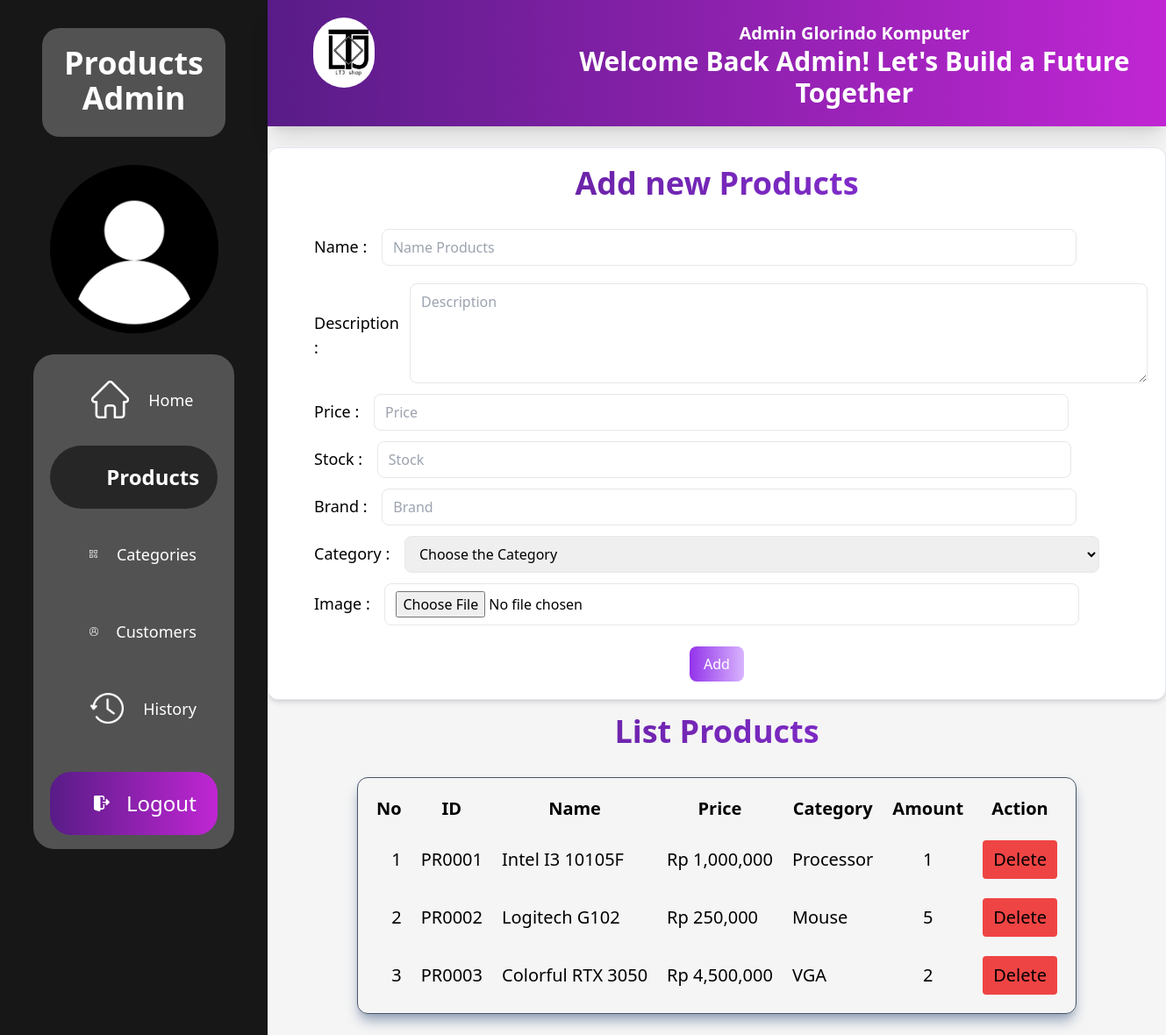
Page /productsAdmin.php (signed in) on the earlier database version.
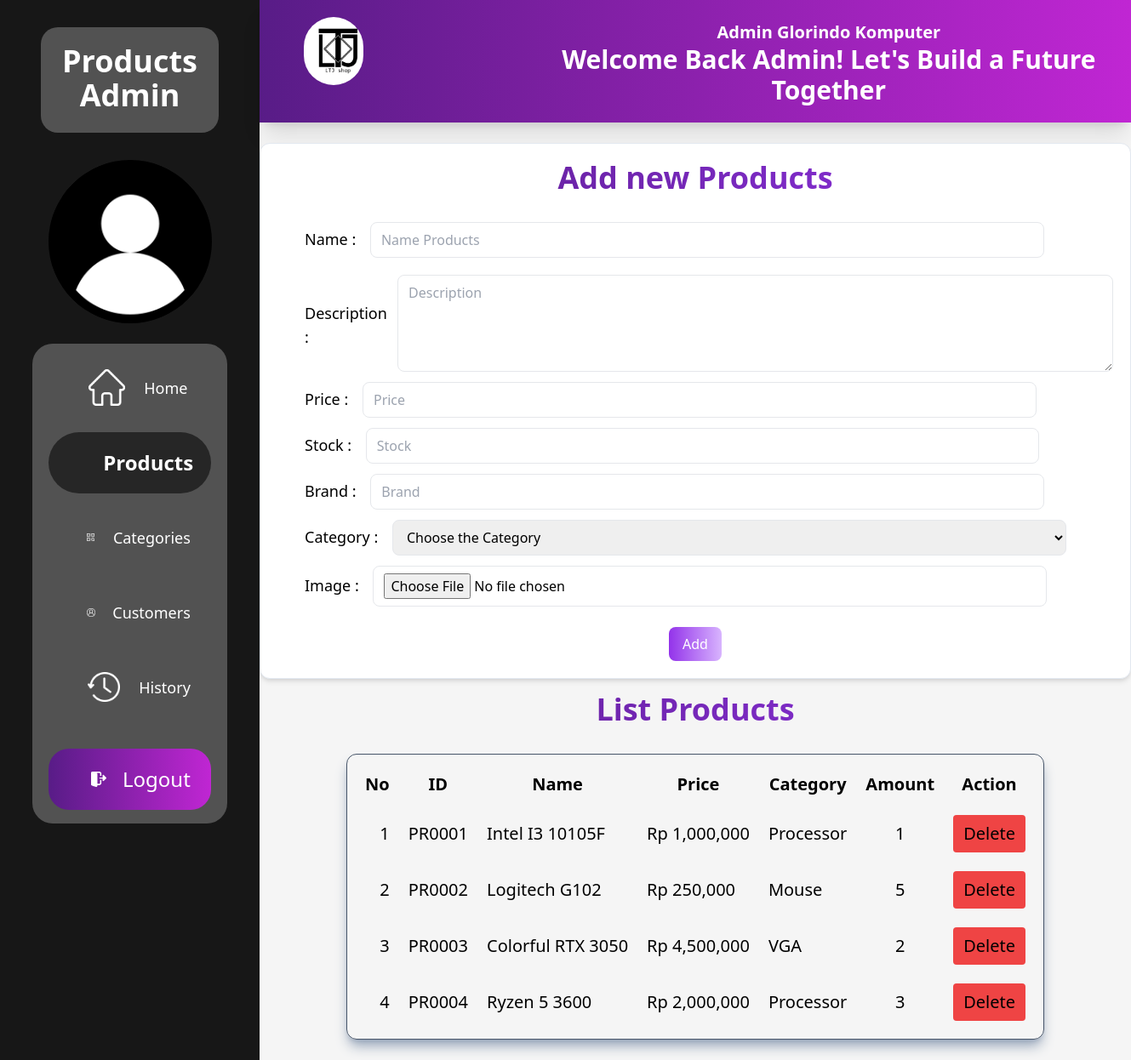
Same page on the later database version.
### tables this page shows
CREATE TABLE `products` (
  `id_products` varchar(200) NOT NULL,
  `nama` varchar(200) NOT NULL,
  `desc` varchar(255) DEFAULT NULL,
  `price` bigint(20) NOT NULL,
  `stok` int(11) NOT NULL,
  `brand` varchar(200) DEFAULT NULL,
  `id_cate` varchar(200) NOT NULL,
  `gmbr` varchar(255) NOT NULL,
  `status` int(11) NOT NULL,
  PRIMARY KEY (`id_products`),
  KEY `id_cate` (`id_cate`),
  CONSTRAINT `products_ibfk_1` FOREIGN KEY (`id_cate`) REFERENCES `categories` (`id_cate`)
);

CREATE TABLE `categories` (
  `id_cate` varchar(200) NOT NULL,
  `nama` varchar(200) DEFAULT NULL,
  PRIMARY KEY (`id_cate`)
);

### productsAdmin.php (the view, shortened to what this page needs)
<?php
    require_once('connection.php');
    $queryProducts = mysqli_query($conn, "SELECT p.id_products, p.nama, p.price, c.nama, p.stok from products p JOIN categories c ON c.id_cate = p.id_cate where status = 1 ORDER BY p.id_products");
?>
<!DOCTYPE html>
<html lang="en">
<head>
    <script src="https://cdn.tailwindcss.com"></script>
</head>
<body>
    <form action="" method="POST" enctype="multipart/form-data">
        <div class="flex h-screen">
            <div class="flex-auto w-1/3 bg-neutral-900 flex flex-col text-center">
                <div class="text-4xl px-5 pt-5 pb-6 mb-8 bg-neutral-600 mt-8 mx-12 rounded-[20px] font-semibold text-white">Products Admin</div>
                <div class="w-48 h-48 rounded-full mx-auto bg-white bg-center" style="background-image: url('assets/userdrrichardlee.png'); background-size: 101%;"></div>
                <div class="bg-neutral-600 w-9/12 h-auto mx-auto rounded-3xl mt-6">
                    <button class="flex flex-row px-6 py-3 w-5/6 mx-auto text-lg my-4 rounded-full text-white hover:bg-neutral-900 hover:text-white" formaction="homeAdmin.php">
                        <div class="w-12 h-12 ml-5 bg-center bg-no-repeat" style="background-image: url('assets/home.png'); background-size: 90%;"></div>
                        <div class="my-auto ml-5">Home</div>
                    </button>
                    <button class="flex flex-row px-6 py-3 w-5/6 mx-auto text-2xl bg-neutral-800 text-white rounded-full hover:bg-neutral-900 focus:ring-4 active:ring-green-200 focus:outline-none my-4" formaction="#">
                        <div class=" my-auto ml-5 font-bold">Products</div>
                    </button>
                    <button class="flex flex-row px-6 py-3 w-5/6 mx-auto text-lg my-4 rounded-full text-white hover:bg-neutral-900 hover:text-white" formaction="categoriesAdmin.php">
                        <div class="w-12 h-12 ml-5 bg-center bg-no-repeat" style="background-image: url('assets/categoryputih.png'); background-size: 80%;"></div>
                        <div class=" my-auto ml-5">Categories</div>
                    </button>
                    <button class="flex flex-row px-6 py-3 w-5/6 mx-auto text-lg my-4 rounded-full text-white hover:bg-neutral-900 hover:text-white" formaction="customerAdmin.php">
                        <div class="w-12 h-12 ml-5 bg-center bg-no-repeat" style="background-image: url('assets/userputih.png'); background-size: 90%;"></div>
                        <div class=" my-auto ml-5">Customers</div>
                    </button>
                    <button class="flex flex-row px-6 py-3 w-5/6 mx-auto text-lg my-4 rounded-full text-white hover:bg-neutral-900 hover:text-white" formaction="historyAdmin.php">
                        <div class="w-12 h-12 ml-5 bg-center bg-no-repeat" style="background-image: url('assets/history.png'); background-size: 90%;"></div>
                        <div class=" my-auto ml-5">History</div>
                    </button>
                    <button class="flex flex-row px-6 py-3 w-5/6 mx-auto text-lg mt-9 mb-4 rounded-3xl text-white bg-gradient-to-r from-purple-900 to-fuchsia-600 hover:bg-gradient-to-r hover:from-purple-700 hover:to-fuchsia-400 group" name="btnLogout">
                        <div class="w-12 h-12 ml-6 bg-center bg-no-repeat group-hover:scale-110" style="background-image: url('assets/logout.png'); background-size: 80%;"></div>
                        <div class=" my-auto ml-4 text-2xl group-hover:font-bold">Logout</div>
                    </button>
                </div>
            </div>
            <div class="flex-auto flex flex-col w-full bg-neutral-100">
                <div class="flex bg-gradient-to-r from-purple-900 to-fuchsia-600 p-5 mb-5 shadow-xl">
                    <div class="w-20 h-20 ml-8 mr-2 rounded-full bg-slate-700 text-white text-center bg-[url('assets/Logo.jpg')] bg-cover"></div>
                    <div class="pt-1 pl-7 ml-44 block text-center text-white">
                        <div class="text-xl my-auto font-bold">Admin Glorindo Komputer</div>
                        <div class="text-3xl my-auto font-bold">Welcome Back Admin! Let's Build a Future Together</div>
                    </div>
                </div>
                <div class="overflow-y-scroll h-screen -mt-5">
                <div class="mt-6 max-w-5xl border border-slate-200 rounded-xl mx-auto shadow-md p-5 bg-white">
                        <div class="text-center font-bold text-4xl mb-4 h-14 bg-gradient-to-r from-purple-900 to-purple-600 bg-clip-text text-transparent">Add new Products</div>
                        <div class="pl-8">
                            <span class="my-auto mr-3 text-lg">Name : </span>
                            <input type="text" name="name" class="mb-3 px-3 py-2 border w-5/6 rounded-lg focus:ring-4 focus:ring-purple-500 focus:outline-none" placeholder="Name Products"><br>
                            <div class="flex">
                                <span class="my-auto mr-3 text-lg">Description : </span>
                                <textarea rows="4" cols="95" name="desc" class="mb-3 mt-2 px-3 py-2 border rounded-lg focus:ring-4 focus:ring-purple-500 focus:outline-none" placeholder="Description"></textarea><br>
                            </div>
                            <span class="my-auto mr-3 text-lg">Price : </span>
                            <input type="text" name="price" class="mb-3 px-3 py-2 border w-5/6 rounded-lg focus:ring-4 focus:ring-purple-500 focus:outline-none" placeholder="Price"><br>
                            <span class="my-auto mr-3 text-lg">Stock : </span>
                            <input type="text" name="stok" class="mb-3 px-3 py-2 border w-5/6 rounded-lg focus:ring-4 focus:ring-purple-500 focus:outline-none" placeholder="Stock"><br>
                            <span class="my-auto mr-3 text-lg">Brand : </span>
                            <input type="text" name="brand" class="mb-3 px-3 py-2 border w-5/6 rounded-lg focus:ring-4 focus:ring-purple-500 focus:outline-none" placeholder="Brand"><br>
                            <span class="my-auto mr-3 text-lg">Category : </span>
                            <select class="form-select mb-3 px-3 py-2 border w-5/6 rounded-lg focus:ring-4 focus:ring-purple-500 focus:outline-none" aria-label="Default select example" name="categoryCombo">
                                <option selected value="">Choose the Category</option>
                            </select><br>
                            <span class="my-auto mr-3 text-lg">Image : </span>
                            <input type="file" name="photo" accept="image/png, image/jpeg, image/jpg,image/webp" class="mb-3 px-3 py-2 border w-5/6 rounded-lg focus:ring-4 focus:ring-purple-500 focus:outline-none">
                        </div>
                        <div class="flex mt-3">
                            <button type="submit" name="btnAdd_Products" class="py-2 px-4 mx-auto rounded-lg text-white font-medium bg-gradient-to-r from-purple-600 to-purple-300 hover:bg-gradient-to-r hover:from-purple-800 hover:to-purple-500">Add</button>
                        </div>
                    </div>
                    <div class="text-center font-bold text-4xl my-4 h-14 bg-gradient-to-r from-purple-900 to-purple-600 bg-clip-text text-transparent">List Products</div>
                    <div class="grid place-content-center">
                        <table class="table-auto border-separate border-spacing-5 border border-slate-600 text-xl shadow-lg shadow-slate-400 rounded-xl mb-6" id="list_categories">
                            <tr>
                                <th class="">No</th>
                                <th class="">ID</th>
                                <th class="">Name</th>
                                <th class="">Price</th>
                                <th class="">Category</th>
                                <th class="">Amount</th>
                                <th class="">Action</th>
                            </tr>
                            <?php
                                if($queryProducts->num_rows == 0){
                            ?>
                                <tr>
                                    <td colspan="7" class="border text-center">Product is Empty</td>
                                </tr>
                            <?php
                                }else{
                                    $ctr = 1;
                                    while($row = mysqli_fetch_row($queryProducts)){
                            ?>
                                <tr>
                                    <td class="text-right"><?= $ctr++?></td>
                                    <td class=""><?= $row[0]?></td>
                                    <td class=""><?=$row[1]?></td>
                                    <td class="">Rp <?=number_format($row[2])?></td>
                                    <td class=""><?=$row[3]?></td>
                                    <td class="text-center"><?=$row[4]?></td>
                                    <td class="">
                                        <button class="px-3 py-2 rounded bg-red-500 hover:bg-red-600" type="submit" name="btnDelete_Product" value="<?= $row[0]?>">Delete</button>
                                    </td>
                                </tr>
                            <?php
                                    }
                                }
                            ?>
                        </table>
                    </div>
                </div>
            </div>
        </div>
    </form>
</body>
</html>

Differences in the rows shown:
added products: id_products "PR0004", nama "Ryzen 5 3600", price "2,000,000", id_cate.nama "Processor", stok "3"
